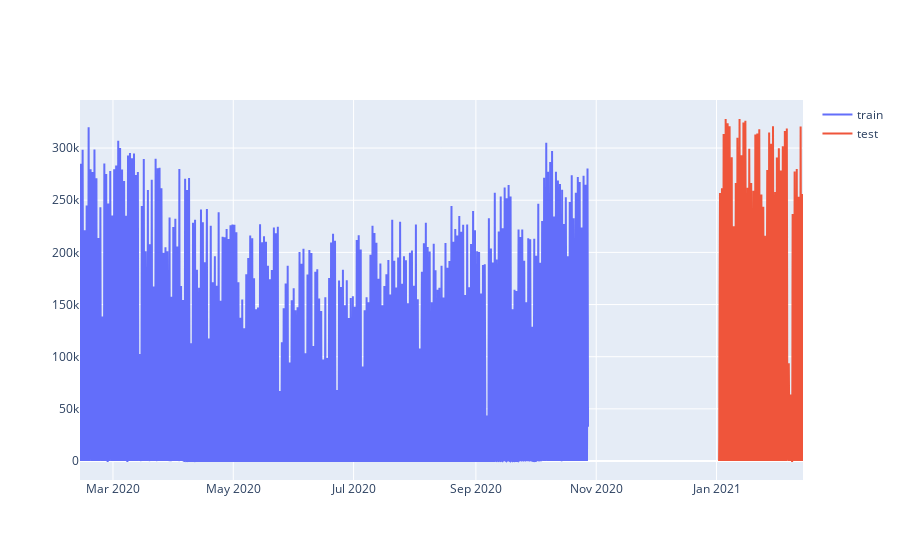

Source (notebook cell):
### Code cell
fig = go.Figure()
fig.add_trace(go.Scatter(x= train.index, y=train['power'], name = 'train'))
fig.add_trace(go.Scatter(x= test.index, y=test['power'], name = 'test'))
fig.show()
fig.write_html('data.html')

### Figure 1 — Plotly figure (JSON) as saved in the notebook; plotly's stock layout.template omitted (floating-point values rounded to 4 significant figures; data arrays with more than 128 entries replaced by an {"elided": "..."} marker saying what was removed)
{"data": [{"name": "train", "type": "scatter", "x": {"elided": "3612 str values"}, "y": {"elided": "3612 float values"}}, {"name": "test", "type": "scatter", "x": {"elided": "602 str values"}, "y": {"elided": "602 float values"}}], "layout": {}}
